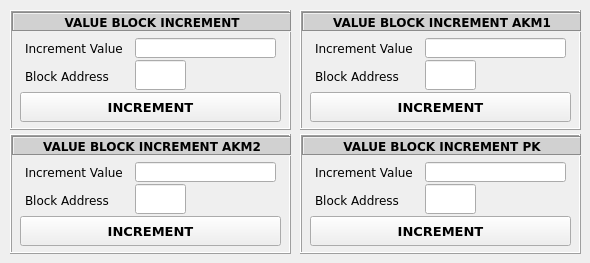
   <widget class="QWidget" name="tbValueBlockIncr">
    <attribute name="title">
     <string>ValueBlock Increment</string>
    </attribute>
    <widget class="QFrame" name="fmValueBlockIncr">
     <property name="geometry">
      <rect>
       <x>10</x>
       <y>10</y>
       <width>281</width>
       <height>120</height>
      </rect>
     </property>
     <property name="autoFillBackground">
      <bool>true</bool>
     </property>
     <property name="frameShape">
      <enum>QFrame::Box</enum>
     </property>
     <property name="frameShadow">
      <enum>QFrame::Raised</enum>
     </property>
     <widget class="QLabel" name="lblHeaderVBIncr">
      <property name="geometry">
       <rect>
        <x>2</x>
        <y>2</y>
        <width>280</width>
        <height>20</height>
       </rect>
      </property>
      <property name="font">
       <font>
        <family>Verdana</family>
        <pointsize>9</pointsize>
        <weight>75</weight>
        <bold>true</bold>
       </font>
      </property>
      <property name="autoFillBackground">
       <bool>false</bool>
      </property>
      <property name="styleSheet">
       <string notr="true">background-color: rgb(209, 209, 209);</string>
      </property>
      <property name="frameShape">
       <enum>QFrame::Box</enum>
      </property>
      <property name="frameShadow">
       <enum>QFrame::Sunken</enum>
      </property>
      <property name="text">
       <string>VALUE BLOCK INCREMENT</string>
      </property>
      <property name="textFormat">
       <enum>Qt::AutoText</enum>
      </property>
      <property name="alignment">
       <set>Qt::AlignCenter</set>
      </property>
     </widget>
     <widget class="QLabel" name="lblBlockAddress">
      <property name="geometry">
       <rect>
        <x>15</x>
        <y>58</y>
        <width>90</width>
        <height>16</height>
       </rect>
      </property>
      <property name="font">
       <font>
        <family>Verdana</family>
       </font>
      </property>
      <property name="text">
       <string>Block Address</string>
      </property>
     </widget>
     <widget class="QLineEdit" name="txtBlockAddressIncr">
      <property name="geometry">
       <rect>
        <x>125</x>
        <y>50</y>
        <width>51</width>
        <height>30</height>
       </rect>
      </property>
      <property name="font">
       <font>
        <family>Verdana</family>
        <pointsize>12</pointsize>
        <weight>75</weight>
        <bold>true</bold>
       </font>
      </property>
      <property name="alignment">
       <set>Qt::AlignCenter</set>
      </property>
     </widget>
     <widget class="QPushButton" name="btnIncrementValue">
      <property name="geometry">
       <rect>
        <x>10</x>
        <y>82</y>
        <width>261</width>
        <height>30</height>
       </rect>
      </property>
      <property name="font">
       <font>
        <family>Verdana</family>
        <pointsize>10</pointsize>
        <weight>75</weight>
        <bold>true</bold>
       </font>
      </property>
      <property name="text">
       <string>INCREMENT</string>
      </property>
     </widget>
     <widget class="QLabel" name="lblIncrementValue">
      <property name="geometry">
       <rect>
        <x>15</x>
        <y>30</y>
        <width>110</width>
        <height>16</height>
       </rect>
      </property>
      <property name="font">
       <font>
        <family>Verdana</family>
       </font>
      </property>
      <property name="text">
       <string>Increment Value</string>
      </property>
     </widget>
     <widget class="QLineEdit" name="txtIncrementValue">
      <property name="geometry">
       <rect>
        <x>125</x>
        <y>28</y>
        <width>141</width>
        <height>20</height>
       </rect>
      </property>
      <property name="font">
       <font>
        <family>Verdana</family>
        <pointsize>10</pointsize>
        <weight>75</weight>
        <bold>true</bold>
       </font>
      </property>
      <property name="alignment">
       <set>Qt::AlignCenter</set>
      </property>
      <property name="readOnly">
       <bool>false</bool>
      </property>
     </widget>
    </widget>
    <widget class="QFrame" name="fmValueBlockIncrAKM1">
     <property name="geometry">
      <rect>
       <x>300</x>
       <y>10</y>
       <width>281</width>
       <height>120</height>
      </rect>
     </property>
     <property name="autoFillBackground">
      <bool>true</bool>
     </property>
     <property name="frameShape">
      <enum>QFrame::Box</enum>
     </property>
     <property name="frameShadow">
      <enum>QFrame::Raised</enum>
     </property>
     <widget class="QLabel" name="lblHeaderVBIncrAKM1">
      <property name="geometry">
       <rect>
        <x>2</x>
        <y>2</y>
        <width>280</width>
        <height>20</height>
       </rect>
      </property>
      <property name="font">
       <font>
        <family>Verdana</family>
        <pointsize>9</pointsize>
        <weight>75</weight>
        <bold>true</bold>
       </font>
      </property>
      <property name="autoFillBackground">
       <bool>false</bool>
      </property>
      <property name="styleSheet">
       <string notr="true">background-color: rgb(209, 209, 209);</string>
      </property>
      <property name="frameShape">
       <enum>QFrame::Box</enum>
      </property>
      <property name="frameShadow">
       <enum>QFrame::Sunken</enum>
      </property>
      <property name="text">
       <string>VALUE BLOCK INCREMENT AKM1</string>
      </property>
      <property name="textFormat">
       <enum>Qt::AutoText</enum>
      </property>
      <property name="alignment">
       <set>Qt::AlignCenter</set>
      </property>
     </widget>
     <widget class="QLabel" name="lblBlockAddressAKM1">
      <property name="geometry">
       <rect>
        <x>15</x>
        <y>58</y>
        <width>90</width>
        <height>16</height>
       </rect>
      </property>
      <property name="font">
       <font>
        <family>Verdana</family>
       </font>
      </property>
      <property name="text">
       <string>Block Address</string>
      </property>
     </widget>
     <widget class="QLineEdit" name="txtBlockAddressIncrAKM1">
      <property name="geometry">
       <rect>
        <x>125</x>
        <y>50</y>
        <width>51</width>
        <height>30</height>
       </rect>
      </property>
      <property name="font">
       <font>
        <family>Verdana</family>
        <pointsize>12</pointsize>
        <weight>75</weight>
        <bold>true</bold>
       </font>
      </property>
      <property name="alignment">
       <set>Qt::AlignCenter</set>
      </property>
     </widget>
     <widget class="QPushButton" name="btnIncrementValueAKM1">
      <property name="geometry">
       <rect>
        <x>10</x>
        <y>82</y>
        <width>261</width>
        <height>30</height>
       </rect>
      </property>
      <property name="font">
       <font>
        <family>Verdana</family>
        <pointsize>10</pointsize>
        <weight>75</weight>
        <bold>true</bold>
       </font>
      </property>
      <property name="text">
       <string>INCREMENT</string>
      </property>
     </widget>
     <widget class="QLabel" name="lblIncrementValueAKM1">
      <property name="geometry">
       <rect>
        <x>15</x>
        <y>30</y>
        <width>110</width>
        <height>16</height>
       </rect>
      </property>
      <property name="font">
       <font>
        <family>Verdana</family>
       </font>
      </property>
      <property name="text">
       <string>Increment Value</string>
      </property>
     </widget>
     <widget class="QLineEdit" name="txtIncrementValueAKM1">
      <property name="geometry">
       <rect>
        <x>125</x>
        <y>28</y>
        <width>141</width>
        <height>20</height>
       </rect>
      </property>
      <property name="font">
       <font>
        <family>Verdana</family>
        <pointsize>10</pointsize>
        <weight>75</weight>
        <bold>true</bold>
       </font>
      </property>
      <property name="alignment">
       <set>Qt::AlignCenter</set>
      </property>
      <property name="readOnly">
       <bool>false</bool>
      </property>
     </widget>
    </widget>
    <widget class="QFrame" name="fmValueBlockIncrAKM2">
     <property name="geometry">
      <rect>
       <x>10</x>
       <y>134</y>
       <width>281</width>
       <height>120</height>
      </rect>
     </property>
     <property name="autoFillBackground">
      <bool>true</bool>
     </property>
     <property name="frameShape">
      <enum>QFrame::Box</enum>
     </property>
     <property name="frameShadow">
      <enum>QFrame::Raised</enum>
     </property>
     <widget class="QLabel" name="lblHeaderVBIncrAKM2">
      <property name="geometry">
       <rect>
        <x>2</x>
        <y>2</y>
        <width>280</width>
        <height>20</height>
       </rect>
      </property>
      <property name="font">
       <font>
        <family>Verdana</family>
        <pointsize>9</pointsize>
        <weight>75</weight>
        <bold>true</bold>
       </font>
      </property>
      <property name="autoFillBackground">
       <bool>false</bool>
      </property>
      <property name="styleSheet">
       <string notr="true">background-color: rgb(209, 209, 209);</string>
      </property>
      <property name="frameShape">
       <enum>QFrame::Box</enum>
      </property>
      <property name="frameShadow">
       <enum>QFrame::Sunken</enum>
      </property>
      <property name="text">
       <string>VALUE BLOCK INCREMENT AKM2</string>
      </property>
      <property name="textFormat">
       <enum>Qt::AutoText</enum>
      </property>
      <property name="alignment">
       <set>Qt::AlignCenter</set>
      </property>
     </widget>
     <widget class="QLabel" name="lblBlockAddressAKM2">
      <property name="geometry">
       <rect>
        <x>15</x>
        <y>58</y>
        <width>90</width>
        <height>16</height>
       </rect>
      </property>
      <property name="font">
       <font>
        <family>Verdana</family>
       </font>
      </property>
      <property name="text">
       <string>Block Address</string>
      </property>
     </widget>
     <widget class="QLineEdit" name="txtBlockAddressIncrAKM2">
      <property name="geometry">
       <rect>
        <x>125</x>
        <y>50</y>
        <width>51</width>
        <height>30</height>
       </rect>
      </property>
      <property name="font">
       <font>
        <family>Verdana</family>
        <pointsize>12</pointsize>
        <weight>75</weight>
        <bold>true</bold>
       </font>
      </property>
      <property name="alignment">
       <set>Qt::AlignCenter</set>
      </property>
     </widget>
     <widget class="QPushButton" name="btnIncrementValueAKM2">
      <property name="geometry">
       <rect>
        <x>10</x>
        <y>82</y>
        <width>261</width>
        <height>30</height>
       </rect>
      </property>
      <property name="font">
       <font>
        <family>Verdana</family>
        <pointsize>10</pointsize>
        <weight>75</weight>
        <bold>true</bold>
       </font>
      </property>
      <property name="text">
       <string>INCREMENT</string>
      </property>
     </widget>
     <widget class="QLabel" name="lblIncrementValueAKM2">
      <property name="geometry">
       <rect>
        <x>15</x>
        <y>30</y>
        <width>110</width>
        <height>16</height>
       </rect>
      </property>
      <property name="font">
       <font>
        <family>Verdana</family>
       </font>
      </property>
      <property name="text">
       <string>Increment Value</string>
      </property>
     </widget>
     <widget class="QLineEdit" name="txtIncrementValueAKM2">
      <property name="geometry">
       <rect>
        <x>125</x>
        <y>28</y>
        <width>141</width>
        <height>20</height>
       </rect>
      </property>
      <property name="font">
       <font>
        <family>Verdana</family>
        <pointsize>10</pointsize>
        <weight>75</weight>
        <bold>true</bold>
       </font>
      </property>
      <property name="alignment">
       <set>Qt::AlignCenter</set>
      </property>
      <property name="readOnly">
       <bool>false</bool>
      </property>
     </widget>
    </widget>
    <widget class="QFrame" name="fmValueBlockIncrPK">
     <property name="geometry">
      <rect>
       <x>300</x>
       <y>134</y>
       <width>281</width>
       <height>120</height>
      </rect>
     </property>
     <property name="autoFillBackground">
      <bool>true</bool>
     </property>
     <property name="frameShape">
      <enum>QFrame::Box</enum>
     </property>
     <property name="frameShadow">
      <enum>QFrame::Raised</enum>
     </property>
     <widget class="QLabel" name="lblHeaderVBIncrAKM1_3">
      <property name="geometry">
       <rect>
        <x>2</x>
        <y>2</y>
        <width>280</width>
        <height>20</height>
       </rect>
      </property>
      <property name="font">
       <font>
        <family>Verdana</family>
        <pointsize>9</pointsize>
        <weight>75</weight>
        <bold>true</bold>
       </font>
      </property>
      <property name="autoFillBackground">
       <bool>false</bool>
      </property>
      <property name="styleSheet">
       <string notr="true">background-color: rgb(209, 209, 209);</string>
      </property>
      <property name="frameShape">
       <enum>QFrame::Box</enum>
      </property>
      <property name="frameShadow">
       <enum>QFrame::Sunken</enum>
      </property>
      <property name="text">
       <string>VALUE BLOCK INCREMENT PK</string>
      </property>
      <property name="textFormat">
       <enum>Qt::AutoText</enum>
      </property>
      <property name="alignment">
       <set>Qt::AlignCenter</set>
      </property>
     </widget>
     <widget class="QLabel" name="lblBlockAddressPK">
      <property name="geometry">
       <rect>
        <x>15</x>
        <y>58</y>
        <width>90</width>
        <height>16</height>
       </rect>
      </property>
      <property name="font">
       <font>
        <family>Verdana</family>
       </font>
      </property>
      <property name="text">
       <string>Block Address</string>
      </property>
     </widget>
     <widget class="QLineEdit" name="txtBlockAddressIncrPK">
      <property name="geometry">
       <rect>
        <x>125</x>
        <y>50</y>
        <width>51</width>
        <height>30</height>
       </rect>
      </property>
      <property name="font">
       <font>
        <family>Verdana</family>
        <pointsize>12</pointsize>
        <weight>75</weight>
        <bold>true</bold>
       </font>
      </property>
      <property name="alignment">
       <set>Qt::AlignCenter</set>
      </property>
     </widget>
     <widget class="QPushButton" name="btnIncrementValuePK">
      <property name="geometry">
       <rect>
        <x>10</x>
        <y>82</y>
        <width>261</width>
        <height>30</height>
       </rect>
      </property>
      <property name="font">
       <font>
        <family>Verdana</family>
        <pointsize>10</pointsize>
        <weight>75</weight>
        <bold>true</bold>
       </font>
      </property>
      <property name="text">
       <string>INCREMENT</string>
      </property>
     </widget>
     <widget class="QLabel" name="lblIncrementValuePK">
      <property name="geometry">
       <rect>
        <x>15</x>
        <y>30</y>
        <width>110</width>
        <height>16</height>
       </rect>
      </property>
      <property name="font">
       <font>
        <family>Verdana</family>
       </font>
      </property>
      <property name="text">
       <string>Increment Value</string>
      </property>
     </widget>
     <widget class="QLineEdit" name="txtIncrementValuePK">
      <property name="geometry">
       <rect>
        <x>125</x>
        <y>28</y>
        <width>141</width>
        <height>20</height>
       </rect>
      </property>
      <property name="font">
       <font>
        <family>Verdana</family>
        <pointsize>10</pointsize>
        <weight>75</weight>
        <bold>true</bold>
       </font>
      </property>
      <property name="alignment">
       <set>Qt::AlignCenter</set>
      </property>
      <property name="readOnly">
       <bool>false</bool>
      </property>
     </widget>
    </widget>
   </widget>
